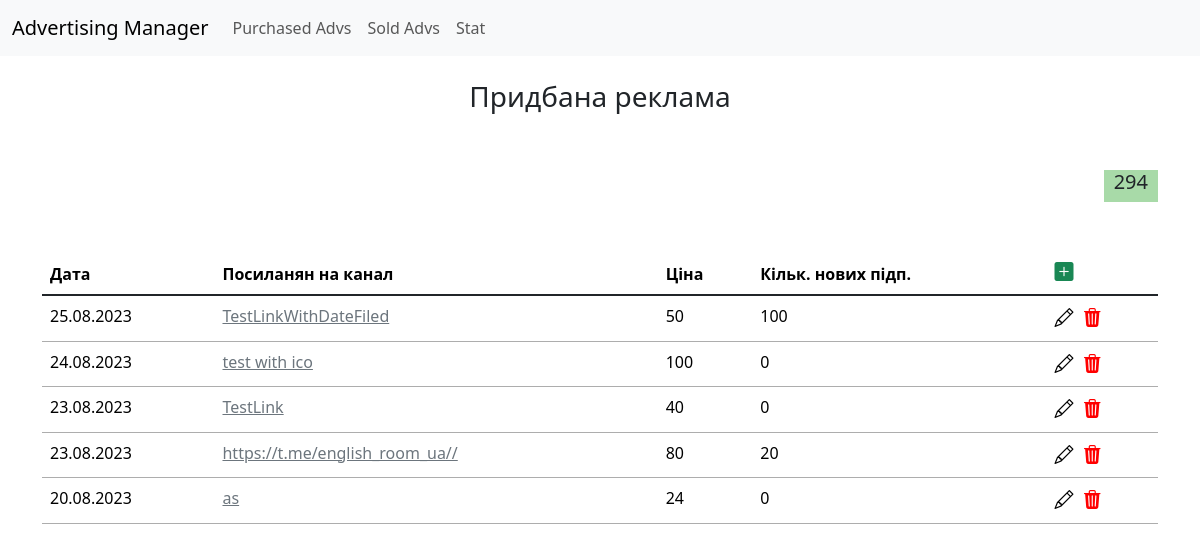
The page /1/purchasedAdvs (signed in) on the database as committed earlier.
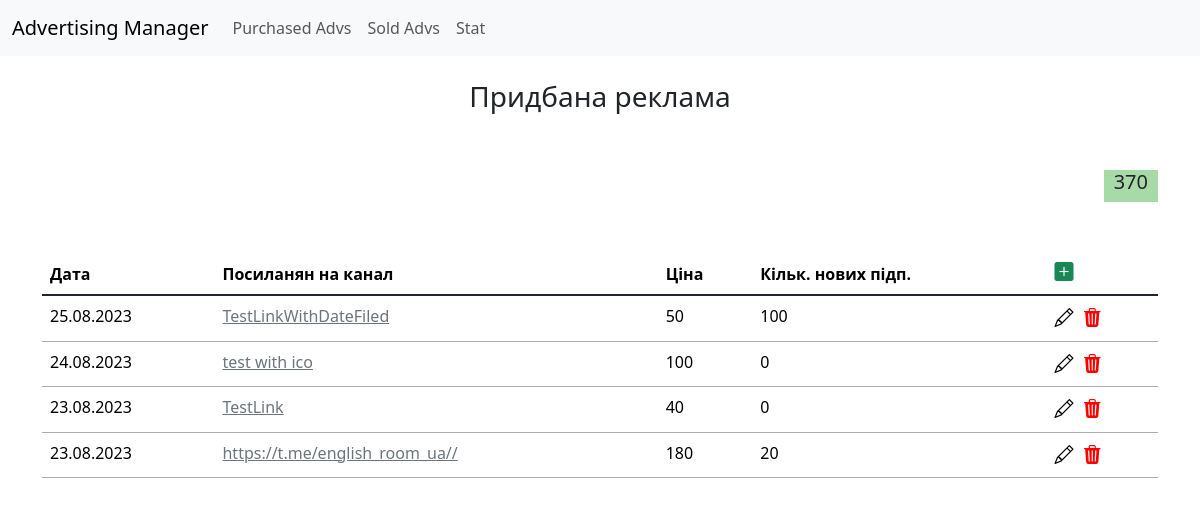
The same page on the database as committed later.
### advertisingManager/models.py (models this page shows, shortened)
class PurchasedAdvertising(db.Model):
    __tablename__ = "purchasedAdvertisings"
    id = db.Column(db.Integer, primary_key = True)
    date = db.Column(db.DateTime, nullable = False, default = datetime.now)
    channelLink = db.Column(db.String(128), nullable = False)
    price = db.Column(db.Integer)
    numberOfNewSubs = db.Column(db.Integer, default = 0)
    channelFID = db.Column(db.Integer, db.ForeignKey('channels.id'), nullable = False)
    userFID = db.Column(db.Integer, db.ForeignKey('users.id'), nullable = False)

### advertisingManager/purchasedAdv/views.py (the view)
@purchasedAdv.route("/<int:channelID>/purchasedAdvs")
def purchasedAdvs(channelID):
    purchasedAdvs = PurchasedAdvertising.query.filter_by(channelFID = channelID).order_by(PurchasedAdvertising.date.desc())
    totalPrice = db.session.query(func.sum(PurchasedAdvertising.price)).filter_by(channelFID = channelID).scalar()
    return render_template("purchasedAdvs.html", purchasedAdvs = purchasedAdvs, channelID = channelID, totalPrice = totalPrice)

### advertisingManager/models.py (called while the page is built)
@loginManager.user_loader
def load_user(user_id):
    return User.query.get(user_id)

### advertisingManager/templates/purchasedAdvs.html (shortened to what this page needs)
{% extends 'baseForAdv.html' %}
{% block content %}
{% set channelID = channelID %}
    <br>
    <h3 class="text-center">Придбана реклама</h3>
    <br><br>
    <div class="d-flex justify-content-end">
      <div class="bg-light-green">
        <h5>{{ totalPrice }}</h5>
      </div>
    </div>
    <br><br>
    <table class="table table-hover">
      <thead>
        <tr>
          <th>Дата</th>
          <th>Посиланян на канал</th>
          <th>Ціна</th>
          <th>Кільк. нових підп.</th>
          <th><a href="{{ url_for('purchasedAdv.add', channelID = channelID) }}" class="link-success"><i class="bi bi-plus-square-fill fs-20"></i></a></th>
        </tr>
      </thead>
      <tbody class="table-group-divider">
    {% for purchasedAdv in purchasedAdvs %}
        <tr>
            <td class="bb">{{ purchasedAdv.date.strftime("%d.%m.%Y") }}</td>
            <td class="bb"><a href="{{ purchasedAdv.channelLink }}" class="link-secondary">{{ purchasedAdv.channelLink }}</a></td>
            <td class="bb">{{ purchasedAdv.price }}</td>
            <td class="bb">{{ purchasedAdv.numberOfNewSubs }}</td>
            <td class="bb">
                <a type="button" href="{{ url_for('purchasedAdv.update', channelID = channelID, purchasedAdvID = purchasedAdv.id) }}">
                  <i class="bi bi-pencil fs-20 black"></i>
                </a>
                <a type="button" class="ml-5" data-bs-toggle="modal" data-bs-target="#deletePurchasedAdv{{purchasedAdv.id}}">
                  <i class="bi bi-trash3-fill fs-20 red"></i>
                </a>
            </td>
        </tr>
    {% endfor %}
      </tbody>
    </table>
{% endblock %}

### advertisingManager/templates/baseForAdv.html (shortened to what this page needs)
<!DOCTYPE html>
<html lang="en">
<head>
    <link rel="stylesheet" href="../static/index.css">
    <link href="https://cdn.jsdelivr.net/npm/bootstrap@5.3.1/dist/css/bootstrap.min.css" rel="stylesheet">
    <link rel="stylesheet" href="https://cdn.jsdelivr.net/npm/bootstrap-icons@1.10.5/font/bootstrap-icons.css">
</head>
<body>
    <nav class="navbar navbar-expand-lg bg-body-tertiary">
        <div class="container-fluid">
          <a class="navbar-brand" href="{{ url_for('users.channels', userID = current_user.id) }}">Advertising Manager</a>
          <div class="collapse navbar-collapse" id="navbarNav">
            <ul class="navbar-nav">
                {% if current_user.is_authenticated %}
                    <li class="nav-item">
                        <a class="nav-link" href="{{ url_for('purchasedAdv.purchasedAdvs', channelID = channelID) }}">Purchased Advs</a>
                    </li>
                    <li class="nav-item">
                        <a class="nav-link" href="{{ url_for('soldAdv.soldAdvs', channelID = channelID) }}">Sold Advs</a>
                    </li>
                    <li class="nav-item">
                        <a class="nav-link" href="#stat">Stat</a>
                    </li>
                {% endif %}
            </ul>
          </div>
        </div>
    </nav>
    <div class="container">
        {% block content %}
        {% endblock %}
    </div>
</body>
</html>

### advertisingManager/static/index.css (style rules this page uses)
table, th, td { padding: 10px; }
.black { color: black; }
.red { color: red; }
.ml-5 { margin-left: 5px; }
.fs-20 { font-size: 19px; }
.bb { border-bottom: 1px solid rgb(173, 173, 173); }
.bg-light-green { background-color: rgb(168, 218, 168); padding-right: 10px; padding-left: 10px; }

Rows that differ between the two databases and show on the page:
removed PurchasedAdvertising: date "20.08.2023", channelLink "as", price "24", numberOfNewSubs "0"
changed PurchasedAdvertising "https://t.me/english_room_ua//": price "80" → "180"
Other text that changed with them:
{{ totalPrice }}: "294" → "370"
